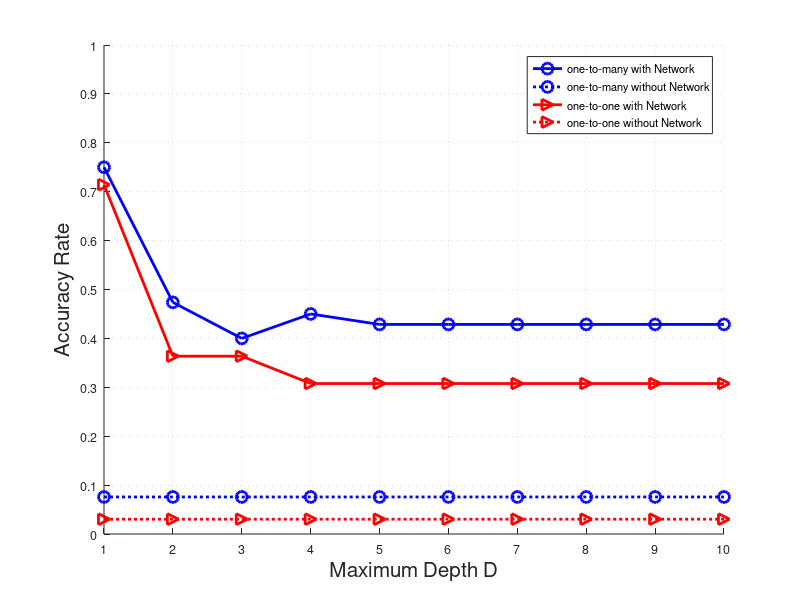

Write the MATLAB code that produced this figure.
% plot the result figure
clear
clc
load('MatchingResult.mat');
n = unidrnd(100);
figure(n);
hold on 
set(gca, 'fontsize',9);
plot(D,accuracy_n,'-bo','LineWidth',2,'MarkerSize',8);
plot(D,accuracy_classical_n,':bo','LineWidth',2,'MarkerSize',8);
plot(D,accuracy,'-r>','LineWidth',2,'MarkerSize',8);
plot(D,accuracy_classical,':r>','LineWidth',2,'MarkerSize',8);
legend('one-to-many with Network','one-to-many without Network','one-to-one with Network','one-to-one without Network' );
xlabel('Maximum Depth D', 'fontsize', 15);
ylabel('Accuracy Rate','fontsize', 15);
set(gca, 'GridLineStyle' ,':');  
set(gca,'XGrid','on');
set(gca,'YGrid','on');
axis([1 10 0 1]);
set(gca,'XTick',1:1:10);
set(gca,'YTick',0:0.1:1);